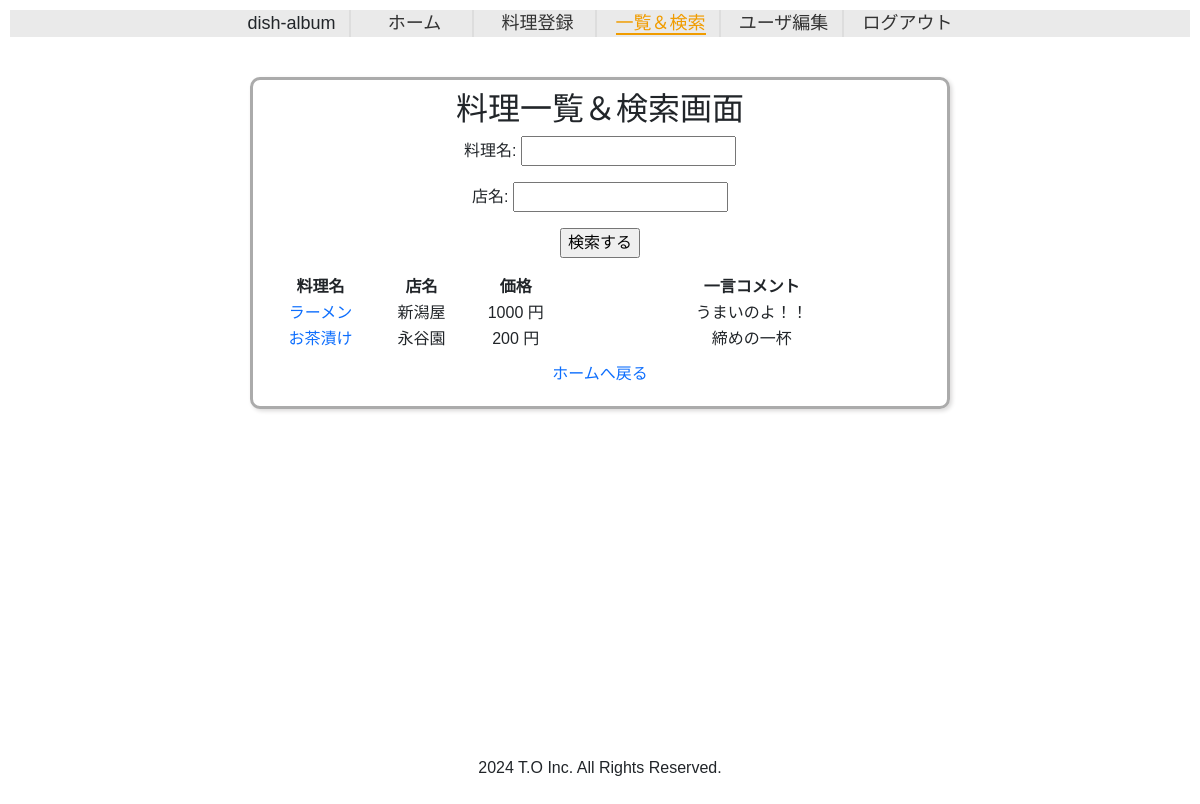
Page /dish_album/dish_list/ (signed in) on the committed database.
### dishapp/models.py (models this page shows, shortened)
class Dishes(models.Model):
    dish_name = models.CharField(max_length=255)
    picture = models.FileField(null=True, upload_to='picture/', validators=[validate_image_file])
    comment = models.CharField(max_length=1000)
    shop_name = models.CharField(max_length=255)
    price = models.PositiveIntegerField()
    create_at = models.DateTimeField(auto_now_add=True)
    update_at = models.DateTimeField(auto_now=True)
    user_id = models.ForeignKey(
        Users, on_delete=models.CASCADE
    )
    class Meta:
        db_table = 'dishes'

### dishapp/views.py (the view)
# urls.py: path('dish_list/', DishListView.as_view(), name='dish_list'),
class DishListView(LoginRequiredMixin, ListView):
    model = Dishes
    template_name = os.path.join('dish_album', 'dish_list.html')
    def get_queryset(self):
        queryset = Dishes.objects.filter(user_id = self.request.user)
        search_dish_name = self.request.GET.get('dish_name')#getの中身は、dish_list.htmlのinputタグのnameが入る
        search_shop_name = self.request.GET.get('shop_name')
        if search_dish_name:
            queryset = queryset.filter(dish_name__icontains=search_dish_name)
        if search_shop_name:
            queryset = queryset.filter(shop_name__icontains=search_shop_name)
        return queryset
    def get_context_data(self, **kwargs):
        context = super().get_context_data(**kwargs)
        context['dish_name'] = self.request.GET.get('dish_name', '')
        context['shop_name'] = self.request.GET.get('shop_name', '')
        context['mydish'] = Dishes.objects.filter(user_id = self.request.user)
        return context

### templates/dish_album/dish_list.html (shortened to what this page needs)
{% extends 'base.html' %}
{% block content %}
 <div class="base">
    <h2>料理一覧＆検索画面</h2>
    <form action="" method="get">
        <p>料理名: <input type="text" name="dish_name" value="{{ dish_name }}"></p>
        <p>店名: <input type="text" name="shop_name" value="{{ shop_name }}"></p>
        <p><input type="submit" value="検索する"></p>
    </form>
    <table>
        {% if mydish %}
        <thead>
            <tr>
                <th class="table_width">料理名</th>
                <th class="table_width">店名</th>
                <th class="table_width">価格</th>
                <th class="comment_width">一言コメント</th>
            </tr>
        </thead>
        <tbody>
            {% for dish in object_list %}
            <tr>
                <td class="table_width"><a href="{% url 'dishapp:dish_detail' pk=dish.pk %}">{{ dish.dish_name }}</a></td>
                <td class="table_width">{{ dish.shop_name }}</td>
                <td class="table_width">{{ dish.price }} 円</td>
                <td class="comment_width">{{ dish.comment }}</td>
            </tr>
            {% endfor %}
            {% else %}
            <tr>
                <td>何も料理を登録していません。</td>
            </tr>
            {% endif %}
        </tbody>
    </table>
    <a class="back_home" href="{% url 'dishapp:dish_home'%}">ホームへ戻る</a>
</div>
{% endblock content %}

### static/css/style.css (style rules this page uses)
body { font-family: "Hiragino Maru Gothic ProN", sans-serif; }
.wrapper { min-height: 100vh; position: relative; padding-bottom: 120px; box-sizing: border-box; }
a { text-decoration: none; }
.base { width: 700px; position: relative; top: 30px; margin-left: auto; margin-right: auto; border: solid 3px #ababab; border-radius: 10px; padding: 10px; text-align: center; box-shadow: 2px 2px 4px rgb(218, 217, 217); }
table { width: 100%; }
.comment_width { width: 55%; }
.back_home { display: block; margin: 10px; }

### rows in the picture
Dishes: dish_name "ラーメン", shop_name "新潟屋", price "1000", comment "うまいのよ！！"
Dishes: dish_name "お茶漬け", shop_name "永谷園", price "200", comment "締めの一杯"
